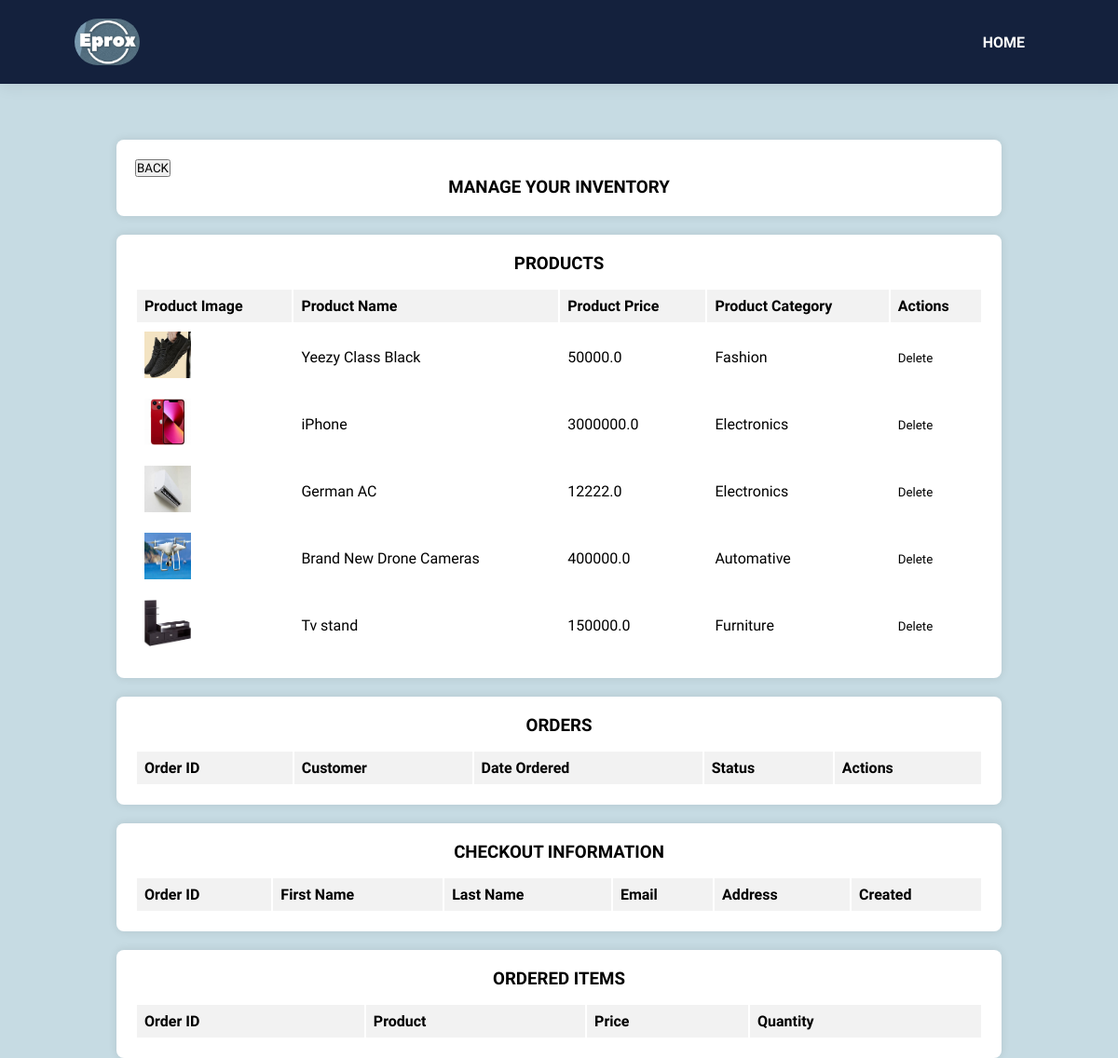
The page /manage (signed in) on the database its author committed.
### eProx/models.py (models this page shows, shortened)
class Product(models.Model):
    name= models.CharField(max_length=100)
    business = models.ForeignKey(Business, on_delete=models.CASCADE, null = True, blank = True)
    price= models.FloatField(null = True)
    category= models.ForeignKey(Category,on_delete=models.CASCADE,default=1)
    digital = models.BooleanField(default = False, null = True, blank= False)
    picture= models.ImageField(upload_to='uploads/product/',default=1)
    description= models.TextField(max_length =500)
    upload_date = models.DateField(auto_now_add=True)

class Category(models.Model):
    name=models.CharField(max_length=50)
    def __str__(self):
         return self.name

### eProx/decorators.py (the view)
        def wrapper_func(request,*args,**kwargs):
            group=None
            if request.user.groups.exists():
                group = request.user.groups.all()[0].name
            if group in allowed_roles:
                return view_func(request,*args,**kwargs)
            else:
                return render(request, 'eProx/403.html',{})

### eProx/views.py (called while the page is built)
@allowed_users(allowed_roles=['Business','Admin'])
def manage(request):
    business = get_object_or_404(Business, user=request.user)
    products = Product.objects.filter(business=business)
    items = OrderedProducts.objects.filter(product__in=products)
    checkout_info = Checkout.objects.filter(product__in=products).distinct()
    orders = []
    for checkout in checkout_info:
        checkout_orders = Order.objects.filter(checkout=checkout)
        orders.extend(checkout_orders)
    return render(request, 'eProx/manage.html', {
        'products': products,
        'orders': orders,
        'checkout_info': checkout_info,
        'ordered_items': items
    })

### eProx/templates/eProx/manage.html (shortened to what this page needs)
{% load static %}
<!DOCTYPE html>
<html lang="en">
    <head>
        <link rel="stylesheet" href="https://cdnjs.cloudflare.com/ajax/libs/font-awesome/5.15.4/css/all.min.css" >
        <link rel="stylesheet" href="{% static 'CSS/styles.css' %}">
    </head>
    <body>
        <section id="header">
            <img src="{% static 'images/logo.jpg' %}" class="logo" alt="">
            <div>
                <ul id="navbar">
                     <li><a  href="{%url 'business'%}">HOME</a></li>
                </ul>
            </div>
        </section>
<!DOCTYPE html>
<html lang="en">
<head>
</head>
<body>
    <section>
        <div class="container" style="margin-top: 60px;">
            <div class="d-flex justify-content-center"><button onclick=window.history.back()>BACK</button><h3>MANAGE  YOUR  INVENTORY </h3></div>
        </div>
        <div class="container mt-5">
            <div class="d-flex justify-content-center"><h3>PRODUCTS</h3></div>
            <table class="table table-striped">
                <thead>
                    <tr>
                        <th scope="col">Product Image</th>
                        <th scope="col">Product Name</th>
                        <th scope="col">Product Price</th>
                        <th scope="col">Product Category</th>
                        <th scope="col">Actions</th>
                    </tr>
                </thead>
                <tbody>
                    {% for product in products %}
                    <tr>
                        <td><img src="{{product.picture.url}}" alt="{{product.name}}" height="50px" width="50px"></td>
                        <td>{{ product.name }}</td>
                        <td>{{ product.price }}</td>
                        <td>{{ product.category }}</td>
                        <td>
                            <form action="{% url 'delete_product' product.id %}" method="post" style="display: inline;">
                                <button type="submit" style="background-color: transparent; border: none; cursor: pointer;">Delete</button>
                            </form>
                        </td>
                    </tr>
                    {% endfor %}
                </tbody>
            </table>
        </div>
        <div class="container mt-5">
            <div class="d-flex justify-content-center"><h3>ORDERS</h3></div>
            <table class="table table-dark table-striped">
                <thead>
                    <tr>
                        <th scope="col">Order ID</th>
                        <th scope="col">Customer</th>
                        <th scope="col">Date Ordered</th>
                        <th scope="col">Status</th>
                        <th scope="col">Actions</th>
                    </tr>
                </thead>
            </table>
        </div>
        <div class="container mt-5">
            <div class="d-flex justify-content-center"><h3>CHECKOUT INFORMATION</h3></div>
            <table class="table table-dark table-striped">
                <thead>
                    <tr>
                        <th scope="col">Order ID</th>
                        <th scope="col">First Name</th>
                        <th scope="col">Last Name</th>
                        <th scope="col">Email</th>
                        <th scope="col">Address</th>
                        <th scope="col">Created</th>
                    </tr>
                </thead>
            </table>
        </div>
        <div class="container mt-5">
            <div class="d-flex justify-content-center"><h3>ORDERED ITEMS</h3></div>
            <table class="table table-dark table-striped">
                <thead>
                    <tr>
                        <th scope="col">Order ID</th>
                        <th scope="col">Product</th>
                        <th scope="col">Price</th>
                        <th scope="col">Quantity</th>
                    </tr>
                </thead>
            </table>
        </div>
    </section>
</body>
</html>

### eProx/static/CSS/styles.css (style rules this page uses)
* { margin: 0; padding: 0; box-sizing: border-box; font-family: 'Spartan',sans-serif; }
body { width: 100%; }
#header { display:flex; align-items: center; justify-content: space-between; padding: 20px 80px; background: #14213D; box-shadow: 0 5px 15px rgba(0,0,0,0.06); z-index: 999; position: sticky; top:0; left:0; }
#header .logo { width: 70px; height: auto; border-radius: 30px; }
#navbar { display: flex; align-items: center; justify-content: center; }
#navbar li { list-style: none; padding: 0 20px; position: relative; }
#navbar li a { text-decoration: none; font-size: 16px; font-weight: 600; color: #fff; }

### eProx/templates/eProx/manage.html (style rules this page uses)
body { font-family: Arial, sans-serif; background-color: rgb(198, 219, 227); margin: 0; padding: 0; height: 100vh; }
.container { max-width: 950px; margin: 20px auto; background-color: #fff; padding: 20px; border-radius: 8px; box-shadow: 0 0 10px rgba(0, 0, 0, 0.1); }
h1, h2, h3, h6 { text-align: center; }
.table { width: 100%; margin-top: 15px; }
.table th, .table td { text-align: left; padding: 8px; }
.table th { background-color: #f2f2f2; }

### rows shown on the page
Product: picture (picture), name "Yeezy Class Black", price "50000.0", category "Fashion"
Product: picture (picture), name "iPhone", price "3000000.0", category "Electronics"
Product: picture (picture), name "German AC", price "12222.0", category "Electronics"
Product: picture (picture), name "Brand New Drone Cameras", price "400000.0", category "Automative"
Product: picture (picture), name "Tv stand", price "150000.0", category "Furniture"
